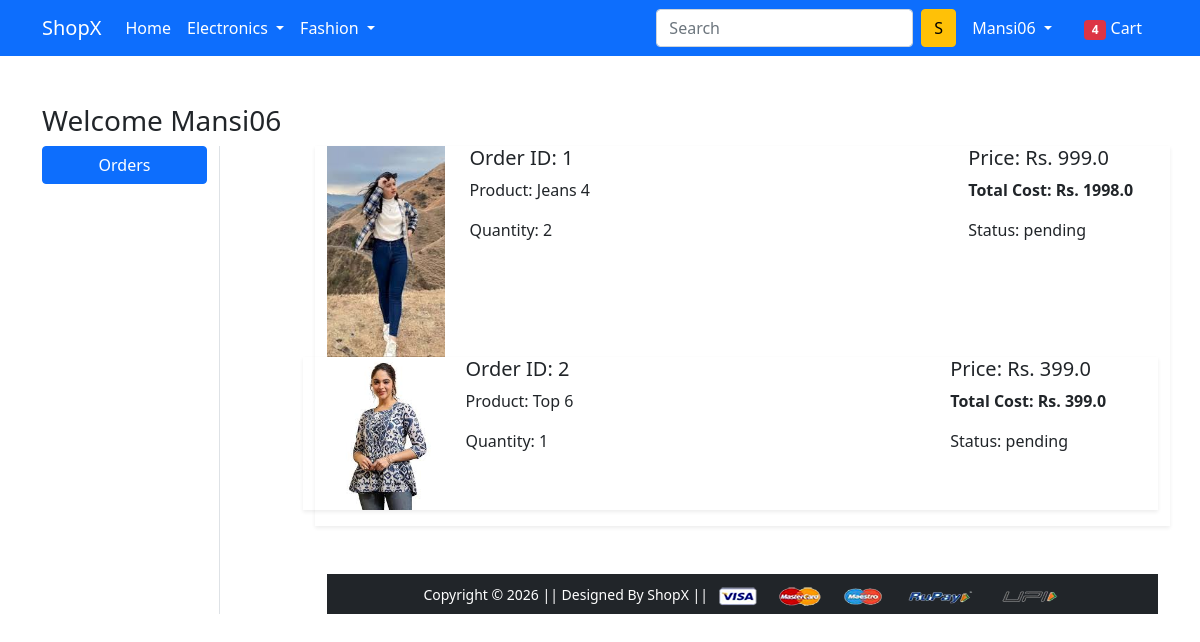
Page /orders/ (signed in) on the earlier database version.
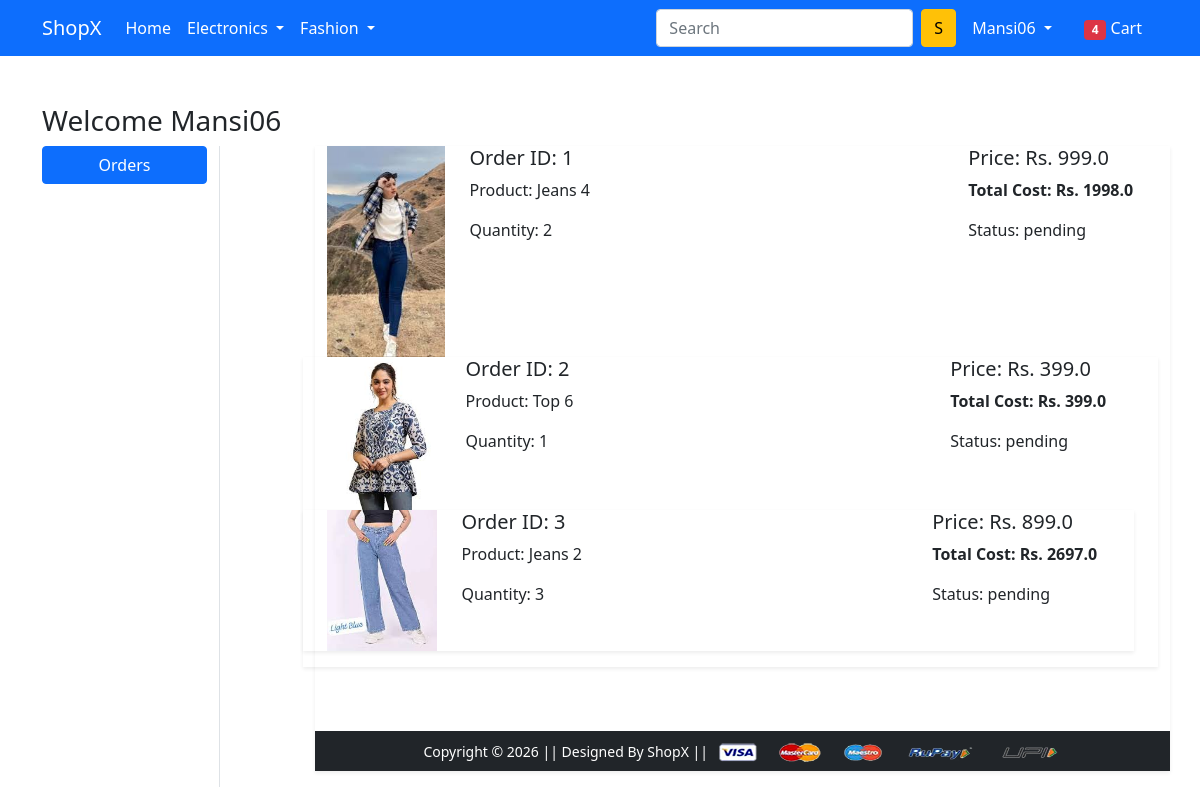
Same page on the later database version.
### app/models.py (models this page shows)
class OrderPlaced(models.Model):
    user = models.ForeignKey(User, on_delete=models.CASCADE)
    customer = models.ForeignKey(Customer,on_delete=models.CASCADE)
    product = models.ForeignKey(Product, on_delete=models.CASCADE)
    quantity = models.PositiveIntegerField(default=1)
    ordered_dae = models.DateTimeField(auto_now_add=True)
    status = models.CharField(max_length=50, choices=STATUS_CHOICES, default='pending')
    @property
    def total_cost(self):
        return self.quantity * self.product.discounted_price

class Product(models.Model):
    title = models.CharField(max_length=100)
    selling_price = models.FloatField()
    discounted_price = models.FloatField()
    description = models.TextField()
    brand = models.CharField(max_length=100)
    category = models.CharField(choices=CATEGORY_CHOICES, max_length=2)
    product_image = models.ImageField(upload_to='productimage')

### app/views.py (the view)
# urls.py: path('orders/', views.orders, name='orders'),
def orders(request):
    op = OrderPlaced.objects.filter(user=request.user)
    return render(request, 'app/orders.html', {'orders': op})

### app/templates/app/orders.html (shortened to what this page needs)
{% extends 'app/base.html' %}
{% load static %}
{% block main-content %}
<div class="container my-5">
 <div class="row">
 <h3>Welcome {{request.user.username|capfirst}}</h3>
  <div class="col-sm-2 border-end">
   <ul class="list-unstyled">
    <li class="d-grid"><a href="{% url 'orders' %}" class="btn btn-primary">Orders</a></li>
   </ul>
  </div>
  <div class="col-sm-9 offset-sm-1">
    {% for op in orders %}
   <div class="row shadow-sm mb-3">
    <div class="col-sm-2">
      <img src="{{op.product.product_image.url}}" alt="{{op.product.title}}" class="img-fluid" height="150px" width="150px">
    </div>
    <div class="col-sm-7">
      <h5>Order ID: {{op.id}}</h5>
      <p>Product: {{op.product.title}}</p>
      <p>Quantity: {{op.quantity}}</p>
    </div>
    <div class="col-sm-3">
      <h5>Price: Rs. {{op.product.discounted_price}}</h5>
      <p><strong>Total Cost: Rs. {{op.total_cost}}</strong></p>
      <p>Status: {{op.status}}</p>
   </div>
   {% endfor %}
  </div>
</div>
{% endblock main-content %}

### app/templates/app/base.html (shortened to what this page needs)
<!doctype html>
{% load static %}
<html lang="en">
  <head>
    <link href="https://cdn.jsdelivr.net/npm/bootstrap@5.0.0-beta1/dist/css/bootstrap.min.css" rel="stylesheet">
    <link rel="stylesheet" href="{% static 'app/css/owl.carousel.min.css' %}">
    <link rel="stylesheet" href="{% static 'app/css/all.min.css' %}">
    <link rel="stylesheet" href="{% static 'app/css/style.css' %}">
  </head>
  <body>
    <nav class="navbar navbar-expand-lg navbar-dark bg-primary">
     <div class="container">
       <a class="navbar-brand" href="/">ShopX</a>
       <div class="collapse navbar-collapse" id="navbarSupportedContent">
         <ul class="navbar-nav me-auto mb-2 mb-lg-0">
           <li class="nav-item">
             <a class="nav-link active" aria-current="page" href="/">Home</a>
           </li>
           <li class="nav-item dropdown">
             <a class="nav-link dropdown-toggle text-white" href="#" id="electronicsDropdown" role="button" data-bs-toggle="dropdown" aria-expanded="false">
               Electronics
             </a>
           </li>
           <li class="nav-item dropdown">
             <a class="nav-link dropdown-toggle text-white" href="#" id="fashionDropdown" role="button" data-bs-toggle="dropdown" aria-expanded="false">
               Fashion
             </a>
           </li>
         </ul>
         <form class="d-flex">
           <input class="form-control me-2" type="search" placeholder="Search" aria-label="Search">
           <button class="btn btn-warning" type="submit">S</button>
         </form>
         <div>
          <ul class="navbar-nav me-auto mb-2 mb-lg-0">
        {% if request.user.is_authenticated %}
           <li class="nav-item dropdown mx-2">
              <a class="nav-link dropdown-toggle text-white" href="#" id="profileDropdown" role="button" data-bs-toggle="dropdown" aria-expanded="false">
                {{request.user.username|capfirst}}
              </a>
            </li>
            <li class="nav-item mx-2">
             <a href="{% url 'showcart' %}" class="nav-link text-white"><span class="badge bg-danger">4</span> Cart </a>
            </li>
        {% endif %}
          </ul>
         </div>
       </div>
     </div>
    </nav>
    {% block main-content %} {% endblock main-content %}
    <footer class="container-fluid bg-dark text-center p-2 mt-5">
        <small class="text-white">Copyright &copy; 2026 || Designed By ShopX || </small>
        <img src="{% static 'app/images/payment.png' %}" alt="" srcset="" class="img-fluid" height="2px">
    </footer>
  </body>
</html>

Differences in the rows shown:
added OrderPlaced: product.product_image (picture), id "3", product "Jeans 2", quantity "3", product.discounted_price "899.0", total_cost "2697.0", status "pending"
